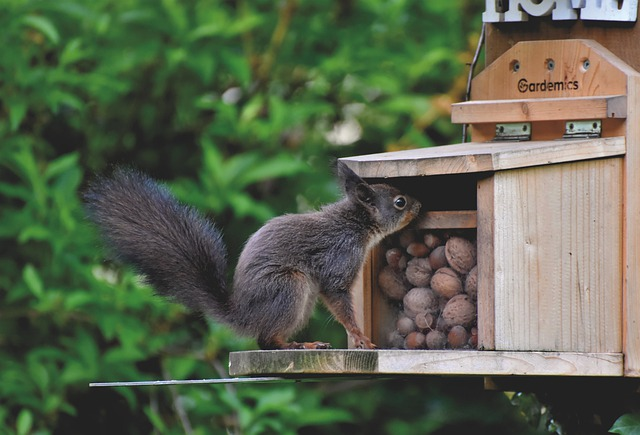
#> input picture uploads/1.jpg, 640 x 435 px
$ python -i special_effects.py   (imports and definitions only)
#> lines starting #> are read from the running program, lines starting #| are printed output that depends on the picture; after the words box and inside, x2 and y2 are one past the last pixel; in counts of white or black regions, pixels touching at a corner belong together
import cv2
import numpy as np

def green_screen_effect(image_path, output_path, bg_color=(0, 255, 0), new_bg_color=(255, 255, 255), threshold=40):
#> called with image_path = '../uploads/1.jpg', output_path = 'out.png', bg_color = (0, 255, 0), new_bg_color = (255, 255, 255), threshold = 40
    img = cv2.imread(image_path)
#> img is the input picture: shape (435, 640, 3); mean B, G, R 78.8, 101, 91.1
    if img is None:
        raise ValueError("Could not read image")

    img_rgb = cv2.cvtColor(img, cv2.COLOR_BGR2RGB)
    img_hsv = cv2.cvtColor(img, cv2.COLOR_BGR2HSV)
#> img_hsv: shape (435, 640, 3); mean H, S, V 53.5, 72.2, 107.9

    bg_hsv = cv2.cvtColor(np.uint8([[bg_color[::-1]]]), cv2.COLOR_BGR2HSV)[0][0]

    lower_bound = np.array([max(0, bg_hsv[0] - threshold), 50, 50])
    upper_bound = np.array([min(179, bg_hsv[0] + threshold), 255, 255])

    mask = cv2.inRange(img_hsv, lower_bound, upper_bound)
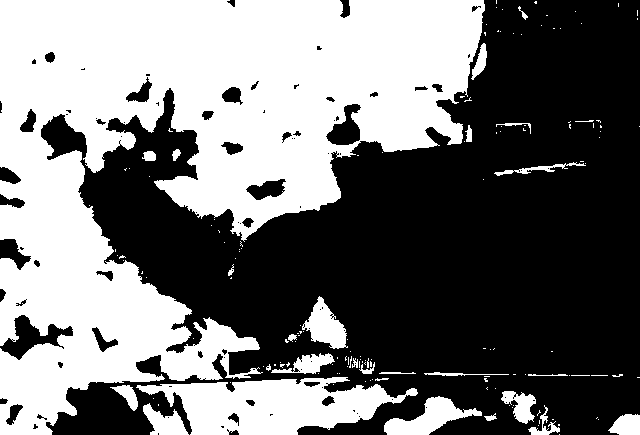
#> mask: shape (435, 640); 45% white; 155 white regions (127 under 20 px), largest, box (x1, y1, x2, y2) and area: (0, 0, 485, 435) 107721, (136, 377, 418, 435) 9603, (384, 396, 482, 435) 1698

    kernel = np.ones((5, 5), np.uint8)
    mask = cv2.morphologyEx(mask, cv2.MORPH_CLOSE, kernel)
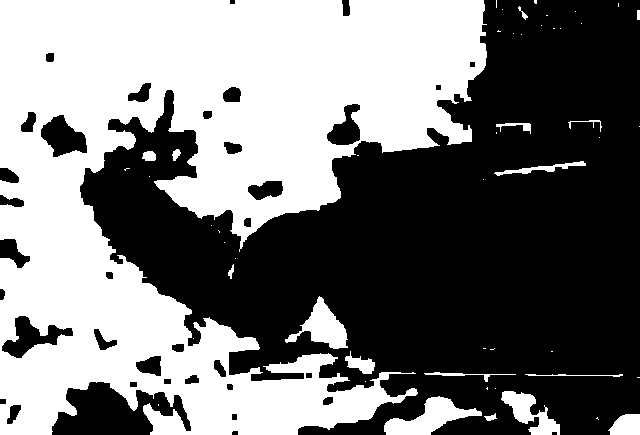
#> mask: shape (435, 640); 46.4% white; 51 white regions (34 under 20 px), largest, box (x1, y1, x2, y2) and area: (0, 0, 487, 435) 122622, (384, 396, 482, 435) 1720, (285, 296, 348, 349) 1404
    mask = cv2.morphologyEx(mask, cv2.MORPH_OPEN, kernel)
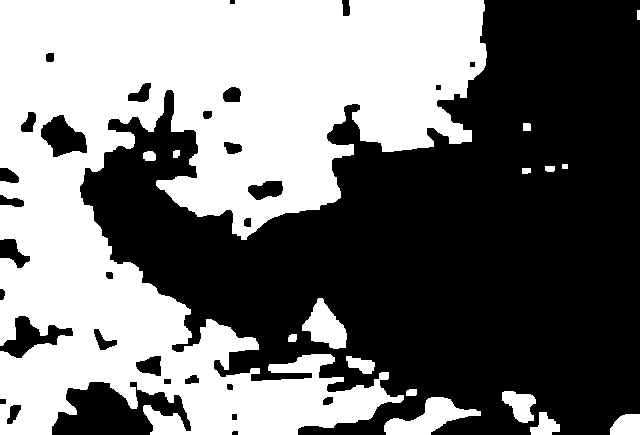
#> mask: shape (435, 640); 45.8% white; 16 white regions, largest, box (x1, y1, x2, y2) and area: (0, 0, 487, 435) 121944, (384, 397, 481, 435) 1711, (302, 298, 347, 349) 1298

    mask = cv2.GaussianBlur(mask, (5, 5), 0)
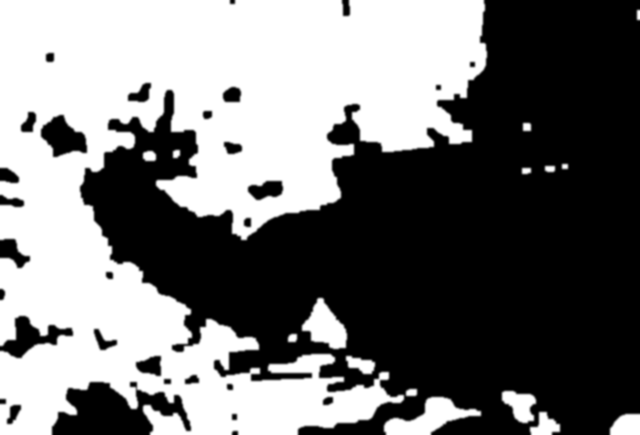
#> mask: shape (435, 640); min 0, max 255, mean 116.7

    result = img_rgb.copy()
    result[mask > 0] = new_bg_color
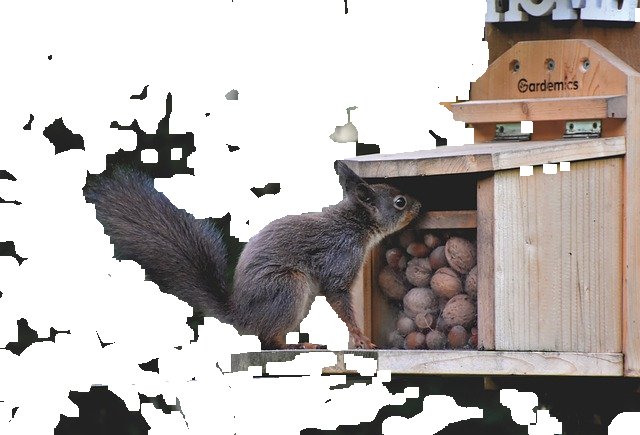
#> result: shape (435, 640, 3); mean R, G, B 187.1, 181.3, 178.7

    result_bgr = cv2.cvtColor(result, cv2.COLOR_RGB2BGR)
    cv2.imwrite(output_path, result_bgr)

    return {
        'screen_color': bg_color,
        'new_background': new_bg_color,
        'pixels_replaced': np.sum(mask > 0)
    }

# [115 lines left out: functions color_pop_effect, duotone_effect, color_isolation_effect, apply_special_effect, not called in this run]

>>> result = green_screen_effect('../uploads/1.jpg', 'out.png')
#> result = {'screen_color': (0, 255, 0), 'new_background': (255, 255, 255), 'pixels_replaced': 139187}

$ run again, on uploads/2.jpg
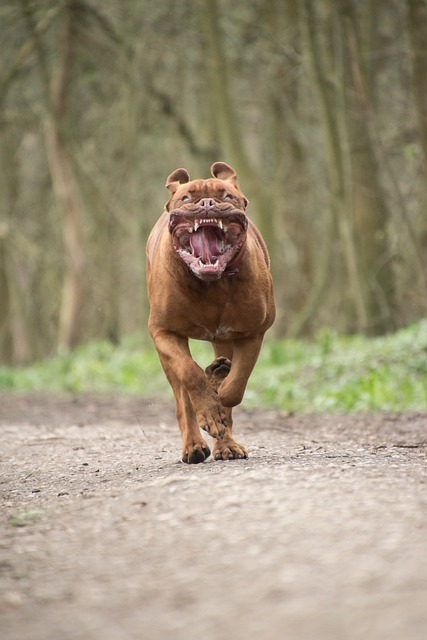
#> input picture uploads/2.jpg, 427 x 640 px
#> in green_screen_effect, img is the input picture: shape (640, 427, 3); mean B, G, R 121.8, 146.5, 156.9
#> img_hsv: shape (640, 427, 3); mean H, S, V 21.6, 64.2, 157.9
#> in green_screen_effect, `mask = cv2.inRange(img_hsv, lower_bound, upper_bound)`:
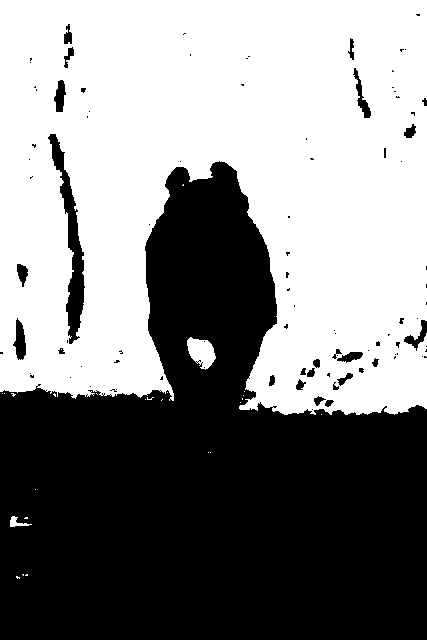
#> mask: shape (640, 427); 52.6% white; 96 black regions (68 under 20 px), largest, box (x1, y1, x2, y2) and area: (0, 161, 427, 640) 124608, (48, 134, 85, 344) 2283, (13, 318, 26, 360) 337
#> in green_screen_effect, `result[mask > 0] = new_bg_color`:
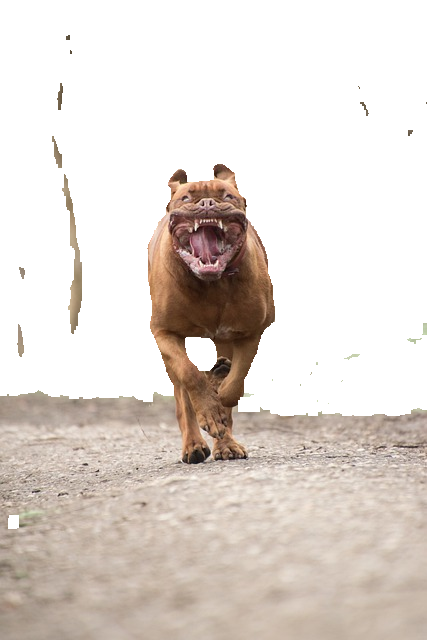
#> result: shape (640, 427, 3); mean R, G, B 224.1, 215.5, 209.1
#> `result = green_screen_effect('../uploads/1.jpg', 'out.png')`: result = {'screen_color': (0, 255, 0), 'new_background': (255, 255, 255), 'pixels_replaced': 149738}

$ run again, on uploads/3.jpg
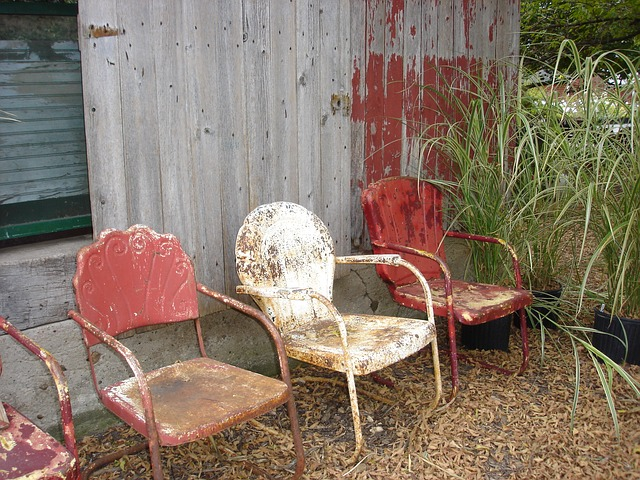
#> input picture uploads/3.jpg, 640 x 480 px
#> in green_screen_effect, img is the input picture: shape (480, 640, 3); mean B, G, R 102.9, 118.2, 135
#> img_hsv: shape (480, 640, 3); mean H, S, V 38.5, 75.8, 137.2
#> in green_screen_effect, `mask = cv2.inRange(img_hsv, lower_bound, upper_bound)`:
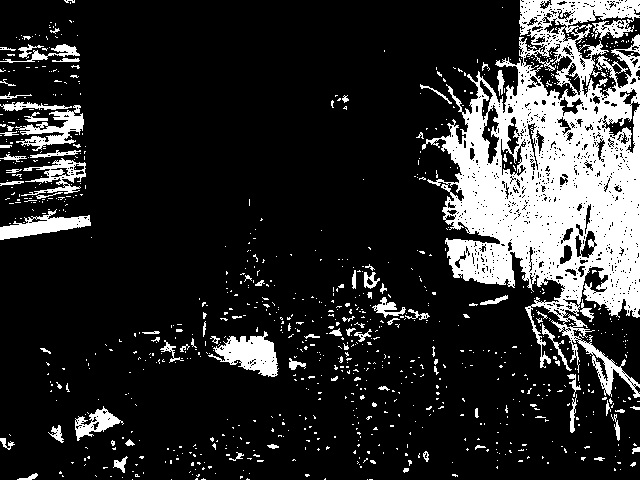
#> mask: shape (480, 640); 17.4% white; 924 white regions (840 under 20 px), largest, box (x1, y1, x2, y2) and area: (422, 0, 640, 398) 39483, (208, 331, 279, 377) 1670, (0, 209, 91, 240) 1239
#> in green_screen_effect, `result[mask > 0] = new_bg_color`:
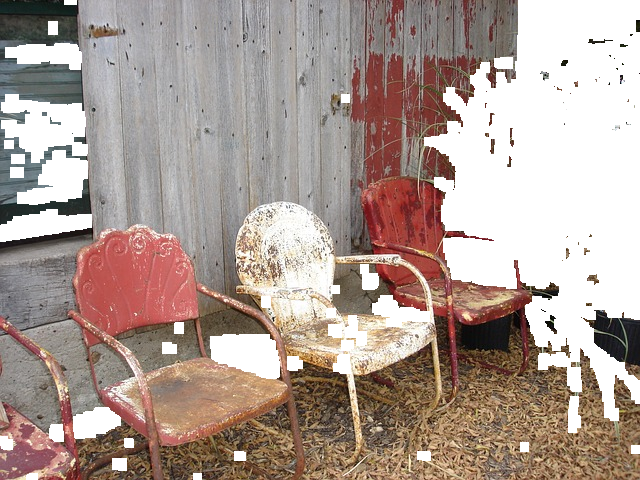
#> result: shape (480, 640, 3); mean R, G, B 173.3, 156.4, 148.4
#> `result = green_screen_effect('../uploads/1.jpg', 'out.png')`: result = {'screen_color': (0, 255, 0), 'new_background': (255, 255, 255), 'pixels_replaced': 74994}
